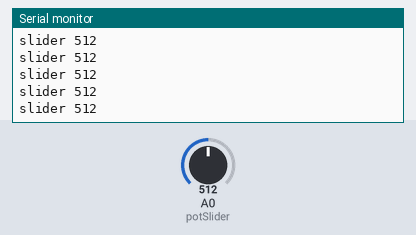
This sketch was run on a simulated Arduino Uno, built with avr-gcc and run on an emulated ATmega328P. Parts: the last lines printed to the serial monitor. The inputs (shaded band) are chosen by the test bench; at power-on: A0 (potSlider) = 512.

Above: at 1.2 s.
1.3 s: A0 (potSlider) set to 990
At 2.4 s:
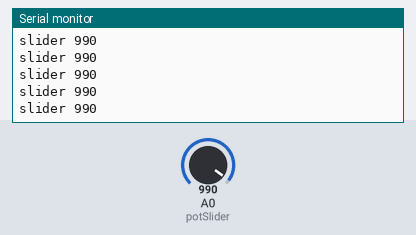
4.3 s: A0 (potSlider) set to 1009
At 4.9 s:
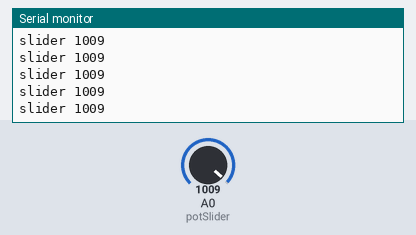
Timing chart, 0 to 7.3 s (numbered marks = the images above; inputs shaded):
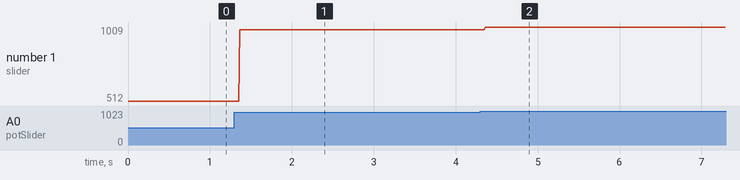

The sketch:

pot_slider.ino
```cpp
int const potSlider = A0;
int potVal;


void setup() {
  // put your setup code here, to run once:
  Serial.begin(9600);
  Serial.println(potVal);
}

void loop() {
  // put your main code here, to run repeatedly:
 //slider code
  float voltage = potVal * (3.3 / 1023.0);
  potVal = analogRead(potSlider);
  Serial.print("slider ");
  Serial.print(potVal);
  Serial.println("");
  delay(10);
}
```

Measured:
- after the input at 1.3 s, the serial monitor: prints a new line after 0.06 s (image 1)
- after the input at 4.3 s, the serial monitor: prints a new line after 0.06 s (image 2)
- plotted number 1: 512 → 990 after the input at 1.3 s, 990 → 1009 after the input at 4.3 s
